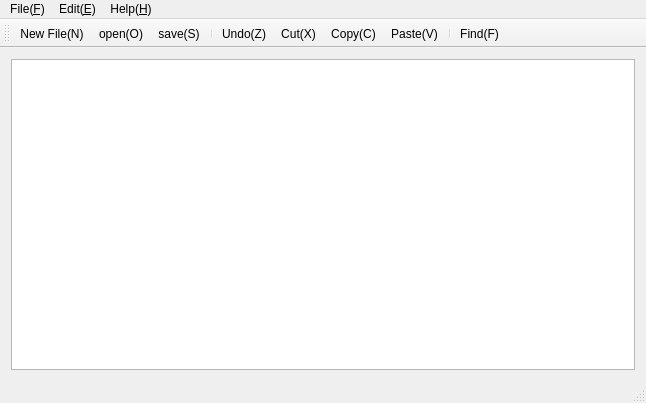
<?xml version="1.0" encoding="UTF-8"?>
<ui version="4.0">
 <class>MainWindow</class>
 <widget class="QMainWindow" name="MainWindow">
  <property name="geometry">
   <rect>
    <x>0</x>
    <y>0</y>
    <width>646</width>
    <height>403</height>
   </rect>
  </property>
  <property name="windowTitle">
   <string>MainWindow</string>
  </property>
  <widget class="QWidget" name="centralWidget">
   <layout class="QGridLayout" name="gridLayout">
    <item row="0" column="0">
     <widget class="QTextEdit" name="textEdit"/>
    </item>
   </layout>
  </widget>
  <widget class="QMenuBar" name="menuBar">
   <property name="geometry">
    <rect>
     <x>0</x>
     <y>0</y>
     <width>646</width>
     <height>23</height>
    </rect>
   </property>
   <widget class="QMenu" name="menuFile_F">
    <property name="title">
     <string>File(&amp;F)</string>
    </property>
    <addaction name="actionNew_File_N"/>
    <addaction name="actionOpen_O"/>
    <addaction name="actionClose_C"/>
    <addaction name="separator"/>
    <addaction name="actionSave_S"/>
    <addaction name="actionSave_as_A"/>
    <addaction name="separator"/>
    <addaction name="actionExit_X"/>
   </widget>
   <widget class="QMenu" name="menuEdit_E">
    <property name="title">
     <string>Edit(&amp;E)</string>
    </property>
    <addaction name="actionUndo_Z"/>
    <addaction name="separator"/>
    <addaction name="actionCut_X"/>
    <addaction name="actionCopy_V"/>
    <addaction name="actionPaste_V"/>
    <addaction name="separator"/>
    <addaction name="actionFind_F"/>
   </widget>
   <widget class="QMenu" name="menuHelp_H">
    <property name="title">
     <string>Help(&amp;H)</string>
    </property>
    <addaction name="actionAbout"/>
   </widget>
   <addaction name="menuFile_F"/>
   <addaction name="menuEdit_E"/>
   <addaction name="menuHelp_H"/>
  </widget>
  <widget class="QStatusBar" name="statusBar"/>
  <widget class="QToolBar" name="toolBar">
   <property name="windowTitle">
    <string>toolBar</string>
   </property>
   <attribute name="toolBarArea">
    <enum>TopToolBarArea</enum>
   </attribute>
   <attribute name="toolBarBreak">
    <bool>false</bool>
   </attribute>
   <addaction name="actionNew_File_N"/>
   <addaction name="actionOpen_O"/>
   <addaction name="actionSave_S"/>
   <addaction name="separator"/>
   <addaction name="actionUndo_Z"/>
   <addaction name="actionCut_X"/>
   <addaction name="actionCopy_V"/>
   <addaction name="actionPaste_V"/>
   <addaction name="separator"/>
   <addaction name="actionFind_F"/>
  </widget>
  <action name="actionNew_File_N">
   <property name="text">
    <string>New File(&amp;N)</string>
   </property>
   <property name="toolTip">
    <string>&lt;!DOCTYPE HTML PUBLIC &quot;-//W3C//DTD HTML 4.0//EN&quot; &quot;http://www.w3.org/TR/REC-html40/strict.dtd&quot;&gt;
&lt;html&gt;&lt;head&gt;&lt;meta name=&quot;qrichtext&quot; content=&quot;1&quot; /&gt;&lt;style type=&quot;text/css&quot;&gt;
p, li { white-space: pre-wrap; }
&lt;/style&gt;&lt;/head&gt;&lt;body style=&quot; font-family:'Sans Serif'; font-size:9pt; font-weight:400; font-style:normal;&quot;&gt;
&lt;p style=&quot; margin-top:0px; margin-bottom:0px; margin-left:0px; margin-right:0px; -qt-block-indent:0; text-indent:0px;&quot;&gt;&lt;img src=&quot;:/Files/images/add.png&quot; /&gt;&lt;/p&gt;&lt;/body&gt;&lt;/html&gt;</string>
   </property>
   <property name="shortcut">
    <string>Ctrl+N</string>
   </property>
  </action>
  <action name="actionOpen_O">
   <property name="text">
    <string>open(&amp;O)</string>
   </property>
   <property name="toolTip">
    <string>&lt;html&gt;&lt;head/&gt;&lt;body&gt;&lt;p&gt;&lt;img src=&quot;:/File/images/application-exit.png&quot;/&gt;&lt;/p&gt;&lt;/body&gt;&lt;/html&gt;</string>
   </property>
   <property name="shortcut">
    <string>Ctrl+O</string>
   </property>
  </action>
  <action name="actionClose_C">
   <property name="text">
    <string>close(&amp;C)</string>
   </property>
   <property name="toolTip">
    <string>&lt;html&gt;&lt;head/&gt;&lt;body&gt;&lt;p&gt;&lt;img src=&quot;:/File/images/back.png&quot;/&gt;&lt;/p&gt;&lt;/body&gt;&lt;/html&gt;</string>
   </property>
   <property name="shortcut">
    <string>Ctrl+C</string>
   </property>
  </action>
  <action name="actionSave_S">
   <property name="text">
    <string>save(&amp;S)</string>
   </property>
   <property name="shortcut">
    <string>Ctrl+S</string>
   </property>
  </action>
  <action name="actionSave_as_A">
   <property name="text">
    <string>save as(&amp;A)</string>
   </property>
   <property name="shortcut">
    <string>Ctrl+A</string>
   </property>
  </action>
  <action name="actionExit_X">
   <property name="text">
    <string>exit(&amp;X)</string>
   </property>
   <property name="shortcut">
    <string>Ctrl+X</string>
   </property>
  </action>
  <action name="actionUndo_Z">
   <property name="text">
    <string>Undo(&amp;Z)</string>
   </property>
   <property name="shortcut">
    <string>Ctrl+Z</string>
   </property>
  </action>
  <action name="actionCut_X">
   <property name="text">
    <string>Cut(&amp;X)</string>
   </property>
   <property name="shortcut">
    <string>Ctrl+X</string>
   </property>
  </action>
  <action name="actionCopy_V">
   <property name="text">
    <string>Copy(&amp;C)</string>
   </property>
   <property name="shortcut">
    <string>Ctrl+C</string>
   </property>
  </action>
  <action name="actionPaste_V">
   <property name="text">
    <string>Paste(&amp;V)</string>
   </property>
   <property name="shortcut">
    <string>Ctrl+V</string>
   </property>
  </action>
  <action name="actionFind_F">
   <property name="text">
    <string>Find(&amp;F)</string>
   </property>
   <property name="shortcut">
    <string>Ctrl+F</string>
   </property>
  </action>
  <action name="actionAbout">
   <property name="text">
    <string>About</string>
   </property>
  </action>
 </widget>
 <layoutdefault spacing="6" margin="11"/>
 <resources/>
 <connections/>
</ui>
